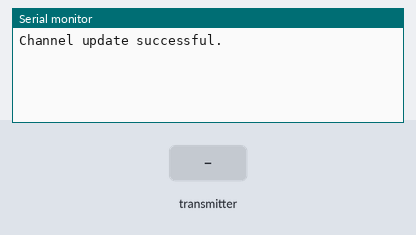
Simulated run of this sketch. Board: ESP8266 (NodeMCU). On the bench: the last lines printed to the serial monitor. Inputs (shaded band) come from the test bench. WiFi joins after 1.5 s; servers stay silent unless stated.

Above: at 1.2 s.
1.3 s: the transmitter starts sending Temp = 0
At 1.61 s:
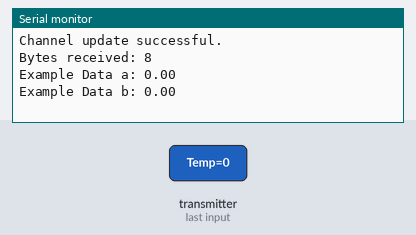
2.8 s: the transmitter starts sending Humid = 25
At 3.11 s:
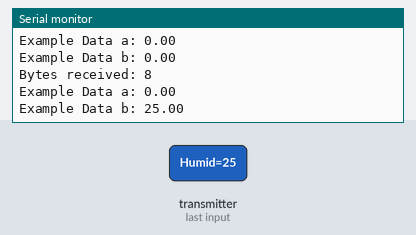
4.3 s: the transmitter starts sending Temp = 25
5.8 s: the transmitter starts sending Humid = 50
At 6.11 s:
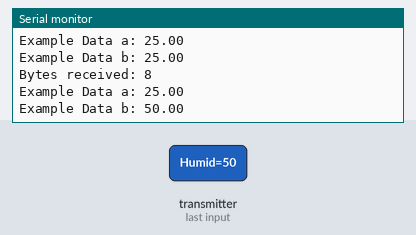
Timing chart, 0 to 8.3 s (numbered marks = the images above; inputs shaded):
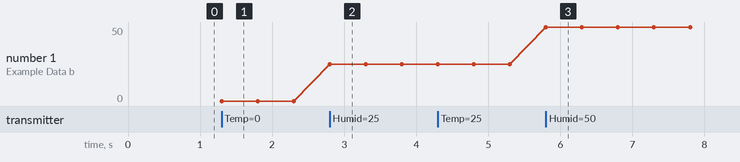

The sketch:

WSN_Receiver.ino
```cpp
#include <ESP8266WiFi.h>;
#include <espnow.h>
#include <WiFiClient.h>;
#include <ThingSpeak.h>;

const char* ssid = "YOURWIFINAME"; //Your WiFi Name
const char* password = "YOURWIFIPASSWORD"; //Your WiFi Password

WiFiClient client;

unsigned long myChannelNumber = 12345678; //Your Channel Number (Without Brackets)
const char * myWriteAPIKey = "YOURWRITEAPIKEY"; //Your Write API Key

// Structure example to receive data
// Must match the sender structure
typedef struct struct_message {
  float Temp;
  float Humid;
} struct_message;

// Create a struct_message called myData
struct_message myData;

void OnDataRecv(uint8_t * mac, uint8_t *incomingData, uint8_t len) {
  memcpy(&myData, incomingData, sizeof(myData));
  Serial.print("Bytes received: ");
  Serial.println(len);

  Serial.print("Example Data a: ");
  Serial.println(myData.Temp);
  Serial.print("Example Data b: ");
  Serial.println(myData.Humid);
  Serial.println();
}

void setup(){
Serial.begin(115200);
//delay(10);
//dht.begin();

// Set device as a Wi-Fi Station
WiFi.mode(WIFI_STA);

// Init ESP-NOW
if (esp_now_init() != 0) {
   Serial.println("Error initializing ESP-NOW");
   return;
}

// Once ESPNow is successfully Init, we will register for recv CB to
// get recv packer info
  esp_now_set_self_role(ESP_NOW_ROLE_SLAVE);
  esp_now_register_recv_cb(OnDataRecv);

// Connect to WiFi network
WiFi.begin(ssid, password);
ThingSpeak.begin(client);
}

void loop(){

// set the fields with the values
  ThingSpeak.setField(1, myData.Temp);
  ThingSpeak.setField(2, myData.Humid);

  // write to the ThingSpeak channel
  int x = ThingSpeak.writeFields(myChannelNumber, myWriteAPIKey);
  if(x == 200){
    Serial.println("Channel update successful.");
  }
  else{
    Serial.println("Problem updating channel. HTTP error code " + String(x));
  }

  delay(20000); // Wait 20 seconds to update the channel again
}
```

Measured:
- after the input at 1.3 s, the serial monitor: prints a new line at once (image 1)
- after the input at 2.8 s, the serial monitor: prints a new line at once (image 2)
- after the input at 5.8 s, the serial monitor: prints a new line at once (image 3)
- plotted number 1: 0 → 25 after the input at 2.8 s, 25 → 50 after the input at 5.8 s
